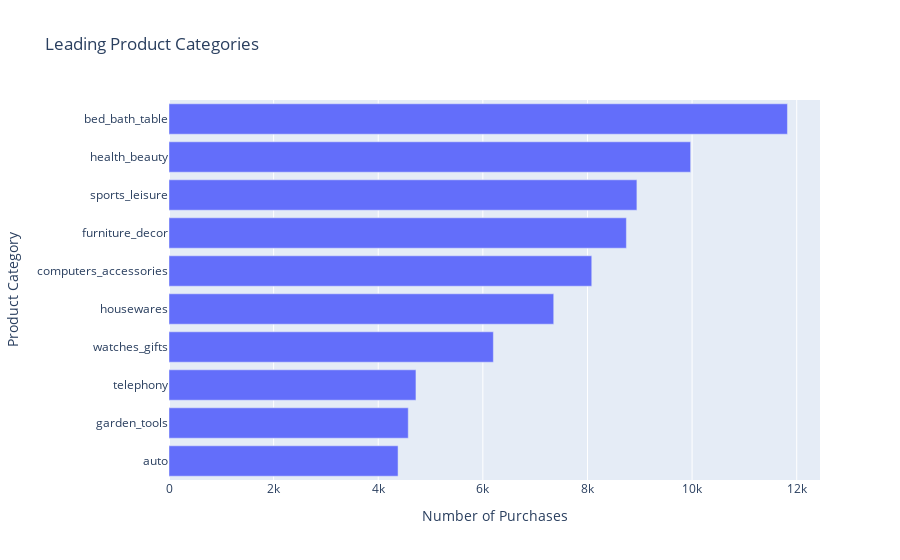

The notebook cell saved with this chart:
### Code cell
# Plot distribution for the top 10 product categories
product_fig = px.bar(
    data_frame=product_count[:10].sort_values("num_purchases", ascending=True),
    x="num_purchases",
    y="product_category",
    title="Leading Product Categories")
product_fig.update_layout(xaxis_title="Number of Purchases", yaxis_title="Product Category", height=600)
product_fig.show()

### Figure 1 — Plotly figure (JSON) as saved in the notebook; plotly's stock layout.template omitted (floating-point values rounded to 4 significant figures)
{"data": [{"alignmentgroup": "True", "hovertemplate": "num_purchases=%{x}<br>product_category=%{y}<extra></extra>", "legendgroup": "", "marker": {"color": "#636efa", "pattern": {"shape": ""}}, "name": "", "offsetgroup": "", "orientation": "h", "showlegend": false, "textposition": "auto", "type": "bar", "x": [4379, 4574, 4721, 6201, 7355, 8082, 8744, 8945, 9972, 11823], "xaxis": "x", "y": ["auto", "garden_tools", "telephony", "watches_gifts", "housewares", "computers_accessories", "furniture_decor", "sports_leisure", "health_beauty", "bed_bath_table"], "yaxis": "y"}], "layout": {"autosize": true, "barmode": "relative", "legend": {"tracegroupgap": 0}, "title": {"text": "Leading Product Categories"}, "xaxis": {"anchor": "y", "autorange": true, "domain": [0, 1], "range": [0, 12450.0], "title": {"text": "Number of Purchases"}, "type": "linear"}, "yaxis": {"anchor": "x", "autorange": true, "domain": [0, 1], "range": [-0.5, 9.5], "title": {"text": "Product Category"}, "type": "category"}}}
